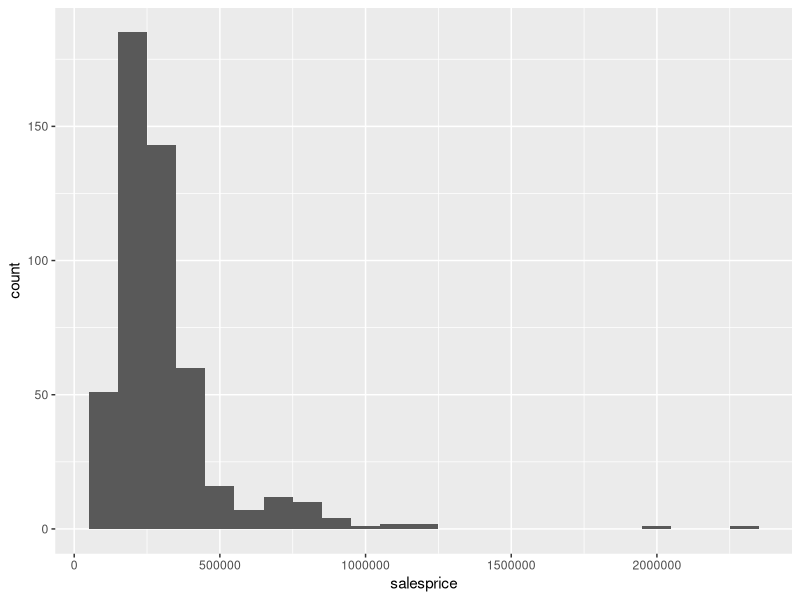
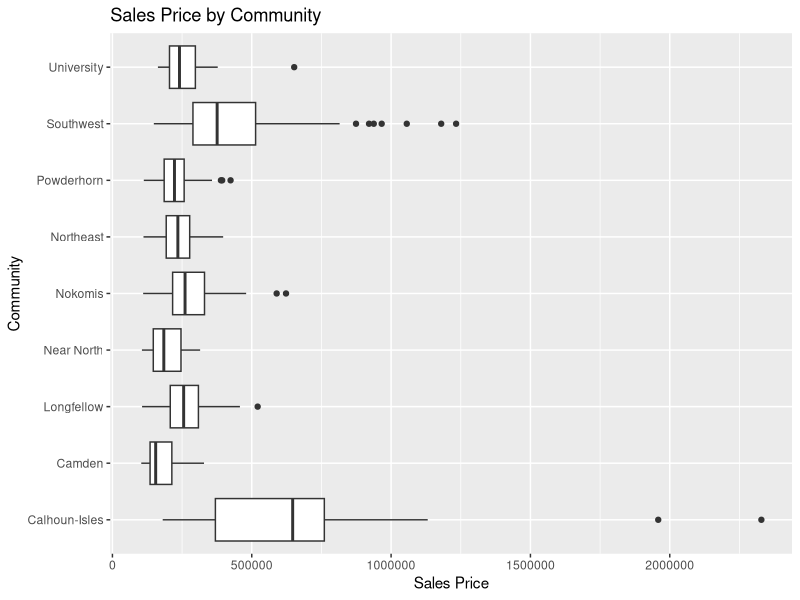
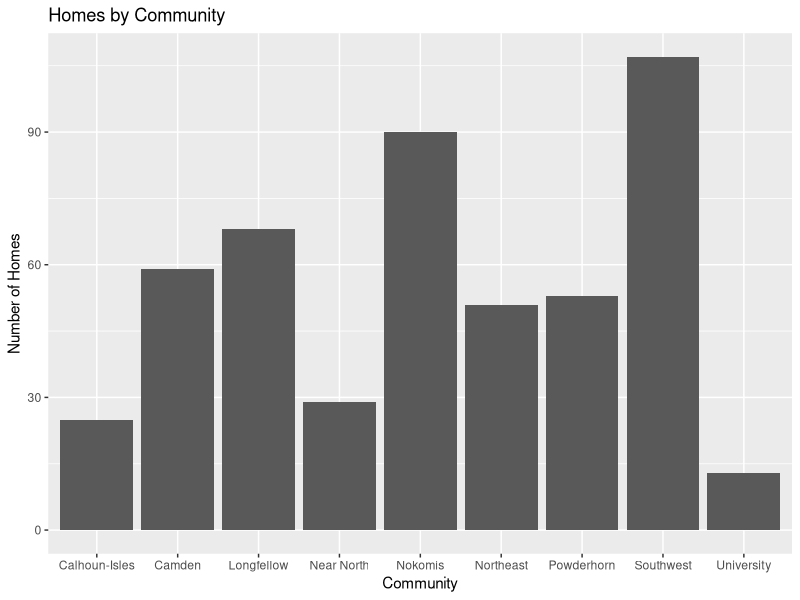
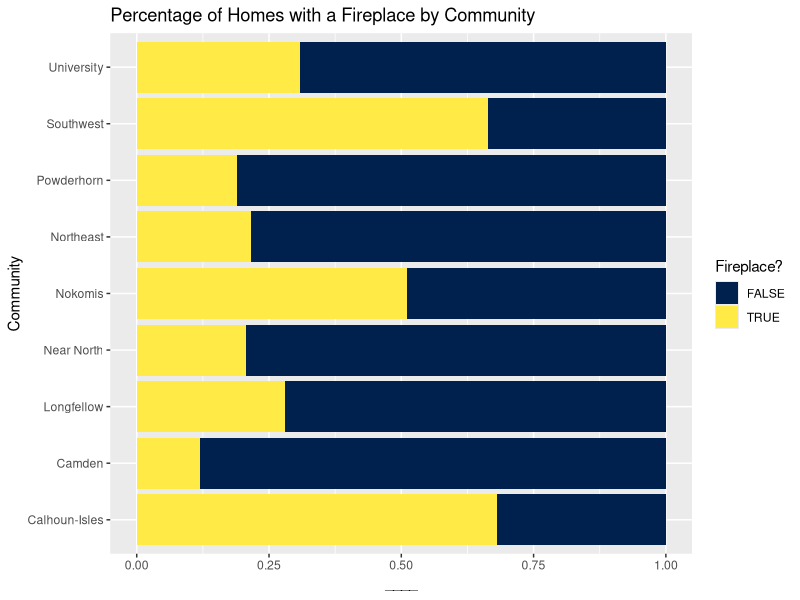

Write the R code that produced these figures, in order.
## ---- chunk 1
library(tidyverse)
## ---- chunk 2
mn_homes <- read_csv("data/mn_homes.csv")
## ---- chunk 3
glimpse(mn_homes$salesprice)
## ---- chunk 4
summary(mn_homes$salesprice)
## ---- chunk 5
ggplot(data = mn_homes, 
       mapping = aes(x = salesprice)) + 
  geom_histogram(binwidth = 100000)
## ---- chunk 6
ggplot(data = mn_homes, 
       mapping = aes(x = community, y = salesprice)) + 
  geom_boxplot() + 
  coord_flip() + 
  labs(title = "Sales Price by Community", x = "Community", y = "Sales Price") 
## ---- chunk 7
ggplot(data = mn_homes, mapping = aes(x = community)) + 
  geom_bar() + 
  labs(title = "Homes by Community", x = "Community", y = "Number of Homes")
## ---- chunk 8
ggplot(data = mn_homes, mapping = aes(x = community, fill = fireplace)) + 
  geom_bar(position = "fill") + 
  scale_fill_viridis_d(option = "cividis", name="Fireplace?") + 
  coord_flip() + 
  labs(title = "Percentage of Homes with a Fireplace by Community", 
       x = "Community", y = "____")
